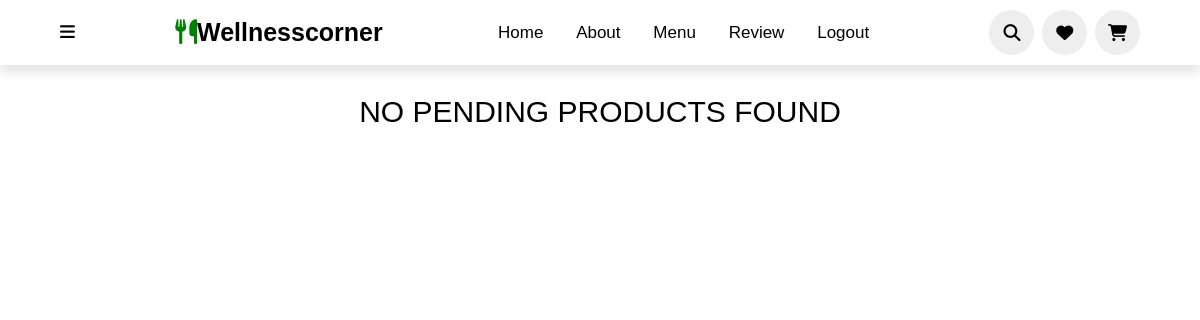
/my-products/ (signed in), run on an earlier commit of the app's database.
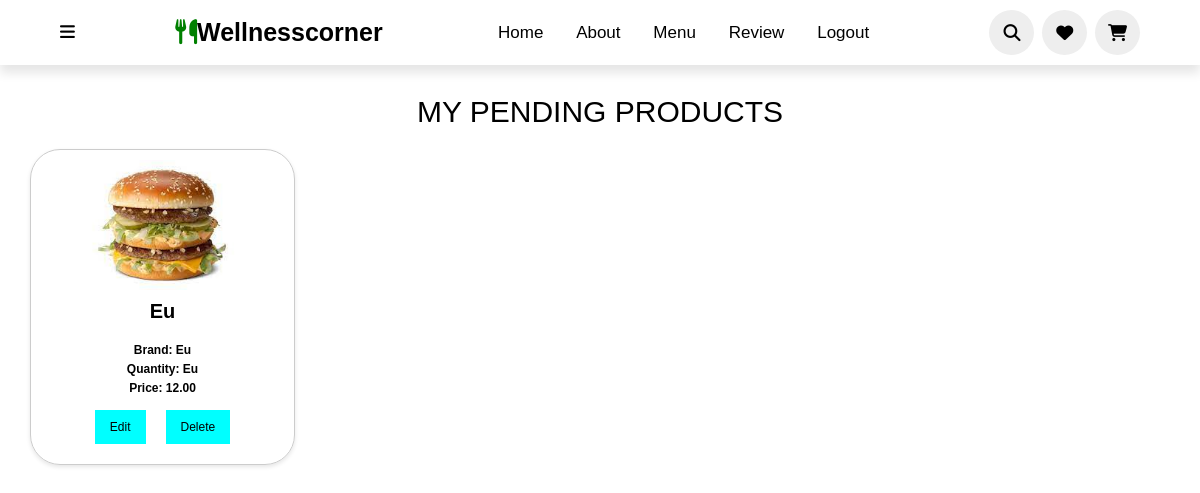
And on a later commit of the database.
### WellnessCorner/models.py (models this page shows, shortened)
class PendingProduct(models.Model):
    PRODUCT_TYPES = (
        ('None', 'None'),
        ('lactate', 'Lactate'),
        ('carne', 'Carne'),
        ('legume', 'Legume'),
        ('fructe', 'Fructe'),
    )
    user = models.ForeignKey(settings.AUTH_USER_MODEL, on_delete=models.CASCADE, null=True, blank=True)
    product_name = models.CharField(max_length=100)
    brands = models.CharField(max_length=100)
    quantity = models.CharField(max_length=50)
    categories = models.CharField(max_length=200)
    image = models.ImageField(upload_to='pending_product_images/', null=True, blank=True)
    protein_per_100g = models.DecimalField(max_digits=10, decimal_places=2, null=True, blank=True)
    carbs_per_100g = models.DecimalField(max_digits=10, decimal_places=2, null=True, blank=True)
    fats_per_100g = models.DecimalField(max_digits=10, decimal_places=2, null=True, blank=True)
    kcal_per_100g = models.DecimalField(max_digits=10, decimal_places=2, null=True, blank=True)
    price = models.DecimalField(max_digits=10, decimal_places=2, null=True, blank=True)
    product_type = models.CharField(max_length=20, choices=PRODUCT_TYPES, default='None')
    user_rating = models.DecimalField(max_digits=3, decimal_places=1, null=True, blank=True)
    allergies = models.TextField(null=True, blank=True)
    approved = models.BooleanField(default=False)

### WellnessCorner/views.py (the view)
# urls.py: path('my-products/', views.my_products, name='my_products'),
@login_required
def my_products(request):
    pending_products = PendingProduct.objects.filter(user=request.user)
    return render(request, 'my_products.html', {'pending_products': pending_products})

### templates/my_products.html (shortened to what this page needs)
{% load static %}
<!DOCTYPE html>
<html lang="en">
<head>
    <link rel="stylesheet" href="{% static 'my-products.css' %}">
</head>
<body>
    <header>
        <div class="more">
            <i class="fa-solid fa-bars" onclick="toggleBar()"></i>
        </div>
        <a href="#" class="logo"><i class="fas fa-utensils"></i>Wellnesscorner</a>
        <nav class="navbar">
            <a href="{% url 'index' %}">Home</a>
            <a href="#about">about</a>
            <a href="#menu">menu</a>
            <a href="#review">review</a>
            <a href="{% url 'logout' %}">Logout</a>
        </nav>
        <div class="icons">
            <i class="fas fa-search" id="search-icon"></i>
            <a href="#" class="fas fa-heart"></a>
            <a href="{% url 'basket_page' %}" class="fas fa-shopping-cart"></a>
        </div>
    </header>
    {% if pending_products %}
        <div style="padding-top:30px" class="heading">My Pending Products</div>
        <div class="products-container">
            {% for product in pending_products %}
                <div class="product">
                    <div class="top">
                    {% if product.image %}
                        <img src="{{ product.image.url }}" alt="{{ product.product_name }}" class="product-image">
                    {% endif %}
                    </div>
                    <div class="middle">
                        <h1>{{ product.product_name }}</h1>
                    </div>
                    <div class="bottom">
                        <h3>Brand: {{ product.brands|truncatewords:15 }}</h3>
                        <h3>Quantity: {{ product.quantity }}</h3>
                        <h3>Price: {{ product.price }}</h3>
                        <div class="product-button">
                            <a class="edit" href="{% url 'edit_product' product.pk %}">Edit</a>
                            <a class="delete" href="{% url 'delete_product' product.pk %}">Delete</a>
                        </div>
                    </div>
                </div>
            {% endfor %}
        </div>
    {% else %}
        <div style="padding-top:30px" class="heading">No Pending Products Found</div>
    {% endif %}
</body>
</html>

What changed in the data, as far as the page shows it:
added PendingProduct: image (picture), product_name "Eu", brands "Eu", quantity "Eu", price "12.00"
Also different on the page:
text no longer shown: "NO PENDING PRODUCTS FOUND"
text now shown: "MY PENDING PRODUCTS"
